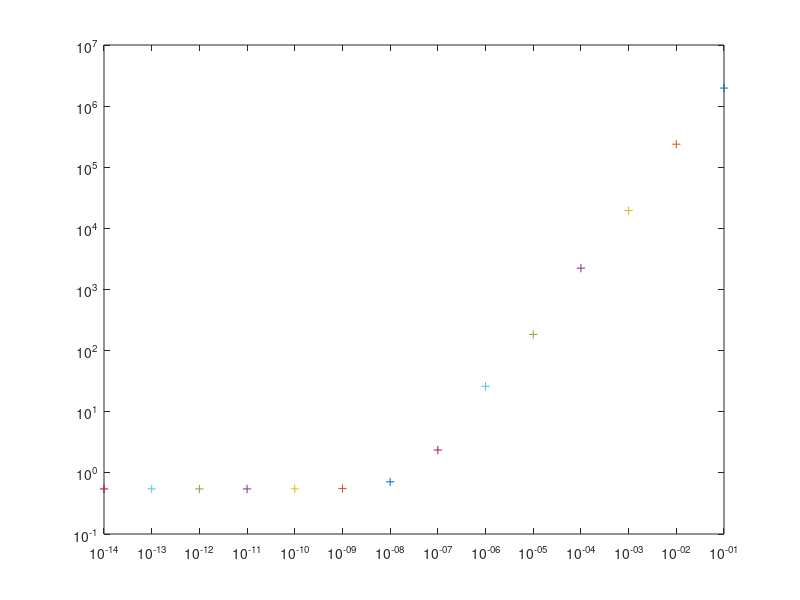

This figure's MATLAB source:
% ------------------------------------------------------
A     = 1.1; % fluorescence intensity units
omega = 2.6; % rad/s
A_0   = 0.01;

u=@(t) A*sin(omega*t)+A_0;

tArray = linspace(0,1.6,200);
uArray = u(tArray); % an array of samples of u
% ------------------------------------------------------

% analytical solutions (in real life, we might not know these)
dudtExact      =  A*omega*cos(omega*tArray);
du2dt2Exact    = -A*omega^2*sin(omega*tArray);
du3dt3Exact    = -A*omega^3*cos(omega*tArray);

noiseMagnitudeArray = [10.^(-1:-1:-14) 0];

figure(2);clf; hold on; box on;
set(gca,'xscale','log','yscale','log')

for noiseMagnitude = noiseMagnitudeArray
    
    % Take the sample and add a bit of noise
    uObserved = u(tArray) + noiseMagnitude*randn(size(tArray));
    
    % create finite-difference derivatives for first derivative, second derivative and third derivative
    dudt   = diff(uObserved)./diff(tArray);
    du2dt2 = diff(dudt)./diff(tArray(1:end-1));
    du3dt3 = diff(du2dt2)./diff(tArray(1:end-2));
    
    relativeError = max(abs(du3dt3-du3dt3Exact(1:end-3)))/max(uObserved);
    
    figure(2); 
    plot(noiseMagnitude,relativeError,'+');
    
    if 0 % convenient way to comment-out a block of code
        % and plot them
        figure;
        subplot(3,1,1); hold on;
        plot(tArray(1:end-1), dudt);
        plot(tArray, dudtExact, '-r');
        xlabel('t');
        ylabel('dudt');
        
        subplot(3,1,2); hold on;
        plot(tArray(1:end-2), du2dt2);
        plot(tArray, du2dt2Exact, '-r');
        xlabel('t');
        ylabel('du2dt2')
        
        subplot(3,1,3); hold on;
        plot(tArray(1:end-3), du3dt3);
        plot(tArray, du3dt3Exact, '-r');
        xlabel('t');
        ylabel('du3dt3')
    end
    
end % finished loop through noiseMagnitude